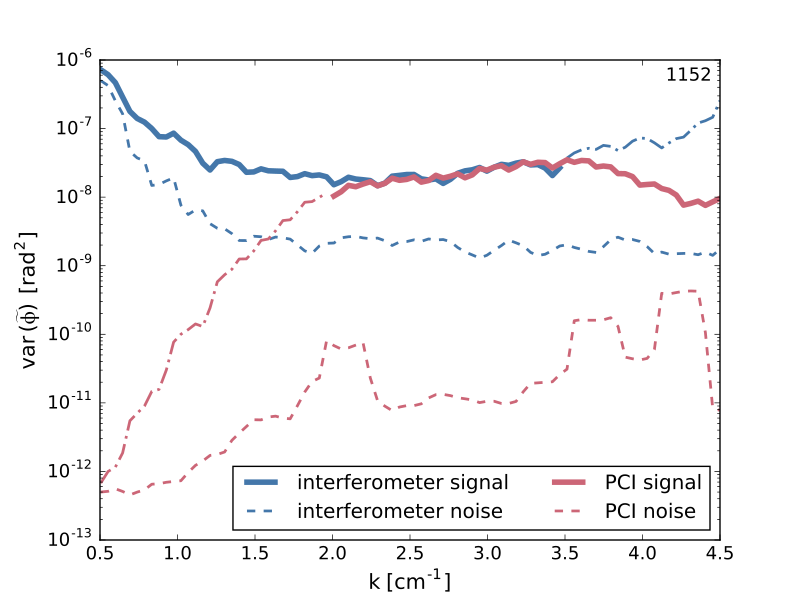

The script that drew this image:
import numpy as np
import matplotlib.pyplot as plt
from distinct_colours import get_distinct

import mitpci
import random_data as rd
import filters
from wavenumber import wavenumber


shot = 1152
pci_channel = 8

# High-pass filter
hpf = filters.fir.Kaiser(
    -120, 5e2, 1e3, pass_zero=False, Fs=4e6)

# Spectral-estimation parameters
Tens = 0.05         # [Tens] = s
Nreal_per_ens = 10

# Unit conversions
Hz_per_kHz = 1e3

# Plotting parameters
flim = [3, 30]        # [flim] = Hz
klim = [0.5, 4.5]     # [klim] = cm^{-1}
fontsize = 15
linewidth = 2
signal_linewidth = linewidth + 2
cols = get_distinct(2)
annotation_color = 'white'
annotation_linestyle = '--'
noise_linestyle = '--'
cutoff_dashes = [12, 4, 2, 4]


if __name__ == '__main__':
    # Load interferometer data and compute spectrum:
    # ----------------------------------------------
    L = mitpci.interferometer.Lissajous(shot)
    Ph_int = mitpci.interferometer.Phase(L, filt=hpf)
    asd_int = rd.spectra.AutoSpectralDensity(
        Ph_int.x, Fs=Ph_int.Fs, t0=Ph_int.t0,
        Tens=Tens, Nreal_per_ens=Nreal_per_ens)

    # Load PCI data and compute spectrum:
    # -----------------------------------
    Ph_pci = mitpci.pci.Phase(shot, pci_channel, filt=hpf)
    asd_pci = rd.spectra.AutoSpectralDensity(
        Ph_pci.x, Fs=Ph_pci.Fs, t0=Ph_pci.t0,
        Tens=Tens, Nreal_per_ens=Nreal_per_ens)

    # Unit conversions:
    # -----------------
    asd_int.f /= Hz_per_kHz
    asd_pci.f /= Hz_per_kHz

    asd_int.Gxx *= Hz_per_kHz
    asd_pci.Gxx *= Hz_per_kHz

    # Plot spectrograms:
    # ------------------
    fig, axes = plt.subplots(1, 2, sharex=True, sharey=True)

    xlabel = r'$\mathregular{t \; [s]}$'
    ylabel_f = r'$\mathregular{f \; [kHz]}$'
    ylabel_k = r'$\mathregular{k \; [cm^{-1}]}$'
    cblabel = r'$\mathregular{G_{\phi,\phi}(f) \; [rad^2 / kHz]}$'

    asd_int.plotSpectralDensity(
        flim=flim, ax=axes[0], title='interferometer',
        # vlim=[1e-9, 1e-7],
        xlabel=xlabel, ylabel=ylabel_f, cblabel=cblabel,
        fontsize=fontsize)
    asd_pci.plotSpectralDensity(
        flim=flim, ax=axes[1], title='PCI',
        # vlim=[1e-11, 1e-7],
        xlabel=xlabel, ylabel='', cblabel=cblabel,
        fontsize=fontsize)

    fmin, fmax = axes[1].get_ylim()
    kmin = wavenumber(fmin)
    kmax = wavenumber(fmax)

    ax1_k = axes[1].twinx()
    ax1_k.set_ylim(kmin, kmax)
    ax1_k.set_ylabel(ylabel_k, fontsize=fontsize)

    ax0_k = axes[0].twinx()
    ax0_k.set_ylim(kmin, kmax)
    ax0_k.set_yticklabels('')

    plt.tight_layout()
    plt.show()

    # Compute line profile from sound wave
    xlim = axes[0].get_xlim()
    ylim = axes[0].get_ylim()

    src_soundwave = (2.5, 0.876)
    dst_soundwave = (27.9, 2.368)
    dt_noise = 0.5

    # lpc_kwargs = {'N': 50, 'lwc': 2 * asd_int.dt, 'L': 11}
    df = 1.5  # [df] = kHz
    lpc_kwargs = {'N': 100, 'lwr': df, 'L': 11}
    coord_lines = rd.utilities.line_profile_coordinates(
        src_soundwave, dst_soundwave, **lpc_kwargs)

    for ax in axes:
        # Plot boundary for signal
        ax.plot(
            coord_lines[1, :, 0],
            coord_lines[0, :, 0],
            c=annotation_color,
            linestyle=annotation_linestyle,
            linewidth=linewidth)
        ax.plot(
            coord_lines[1, :, -1],
            coord_lines[0, :, -1],
            c=annotation_color,
            linestyle=annotation_linestyle,
            linewidth=linewidth)

        # Plot boundary for noise
        ax.plot(
            coord_lines[1, :, 0] + dt_noise,
            coord_lines[0, :, 0],
            c=annotation_color,
            linestyle=annotation_linestyle,
            linewidth=linewidth)
        ax.plot(
            coord_lines[1, :, -1] + dt_noise,
            coord_lines[0, :, -1],
            c=annotation_color,
            linestyle=annotation_linestyle,
            linewidth=linewidth)

    # Annotating plots with line-profile boundaries messes up plot range...
    # so fix it manually
    axes[0].set_xlim(xlim)
    axes[0].set_ylim(ylim)

    # Response profiles
    Gxx_int_prof, f_prof, t_prof = rd.utilities.line_profile(
        asd_int.Gxx, asd_int.f, asd_int.t,
        src_soundwave, dst_soundwave,
        lpc_kwargs=lpc_kwargs, mc_kwargs={'order': 3})
    Gxx_pci_prof, f_prof, t_prof = rd.utilities.line_profile(
        asd_pci.Gxx, asd_pci.f, asd_pci.t,
        src_soundwave, dst_soundwave,
        lpc_kwargs=lpc_kwargs, mc_kwargs={'order': 3})

    # Noise profiles
    Gxx_int_noise_prof, f_prof, t_prof = rd.utilities.line_profile(
        asd_int.Gxx, asd_int.f, asd_int.t + dt_noise,
        src_soundwave, dst_soundwave,
        lpc_kwargs=lpc_kwargs, mc_kwargs={'order': 3})
    Gxx_pci_noise_prof, f_prof, t_prof = rd.utilities.line_profile(
        asd_pci.Gxx, asd_pci.f, asd_pci.t + dt_noise,
        src_soundwave, dst_soundwave,
        lpc_kwargs=lpc_kwargs, mc_kwargs={'order': 3})

    # The profiles are *averages* over frequency, so
    # multiply by bandwidth to get integrated power
    Gxx_int_prof *= df
    Gxx_pci_prof *= df
    Gxx_int_noise_prof *= df
    Gxx_pci_noise_prof *= df

    k_prof = wavenumber(f_prof)

    # Interferometer finite sampling-volume weighting
    w_int = (np.sinc(k_prof / 5.)) ** 2

    # Define various index subsets for plotting
    kind_klim = np.where(np.logical_and(
        k_prof >= klim[0],
        k_prof <= klim[1]))[0]

    k_cutoff_int = 3.5
    kind_int = np.where(np.logical_and(
        k_prof >= klim[0],
        k_prof <= k_cutoff_int))[0]
    kind_int_cutoff = np.where(np.logical_and(
        k_prof >= k_cutoff_int,
        k_prof <= klim[1]))[0]

    k_cutoff_pci = 2.
    kind_pci = np.where(np.logical_and(
        k_prof >= k_cutoff_pci,
        k_prof <= klim[1]))[0]
    kind_pci_cutoff = np.where(np.logical_and(
        k_prof >= klim[0],
        k_prof <= k_cutoff_pci))[0]

    # Plot
    plt.figure()

    plt.semilogy(
        k_prof[kind_int],
        Gxx_int_prof[kind_int] / w_int[kind_int],
        c=cols[0],
        linewidth=signal_linewidth,
        label='interferometer signal')
    plt.semilogy(
        k_prof[kind_int_cutoff],
        Gxx_int_prof[kind_int_cutoff] / w_int[kind_int_cutoff],
        c=cols[0],
        linewidth=linewidth,
        dashes=cutoff_dashes)
    plt.semilogy(
        k_prof[kind_klim],
        Gxx_int_noise_prof[kind_klim],
        c=cols[0],
        linewidth=linewidth,
        linestyle=noise_linestyle,
        label='interferometer noise')

    plt.semilogy(
        k_prof[kind_pci],
        Gxx_pci_prof[kind_pci],
        c=cols[1],
        linewidth=signal_linewidth,
        label='PCI signal')
    plt.semilogy(
        k_prof[kind_pci_cutoff],
        Gxx_pci_prof[kind_pci_cutoff],
        c=cols[1],
        linewidth=linewidth,
        dashes=cutoff_dashes)
    plt.semilogy(
        k_prof[kind_klim],
        Gxx_pci_noise_prof[kind_klim],
        c=cols[1],
        linewidth=linewidth,
        linestyle=noise_linestyle,
        label='PCI noise')

    plt.xlabel(
        r'$\mathregular{k \; [cm^{-1}]}$',
        fontsize=fontsize)
    plt.ylabel(
        r'$\mathregular{var\,(\widetilde{\phi}) \;\, [rad^2]}$',
        fontsize=fontsize)
    plt.legend(ncol=2, loc='best')

    plt.text(4.15, 5e-7, '%i' % shot, fontsize=(fontsize - 2))

    plt.xlim(klim)
    plt.tick_params(
        axis='both',
        which='major',
        labelsize=(fontsize - 2))

    plt.show()
